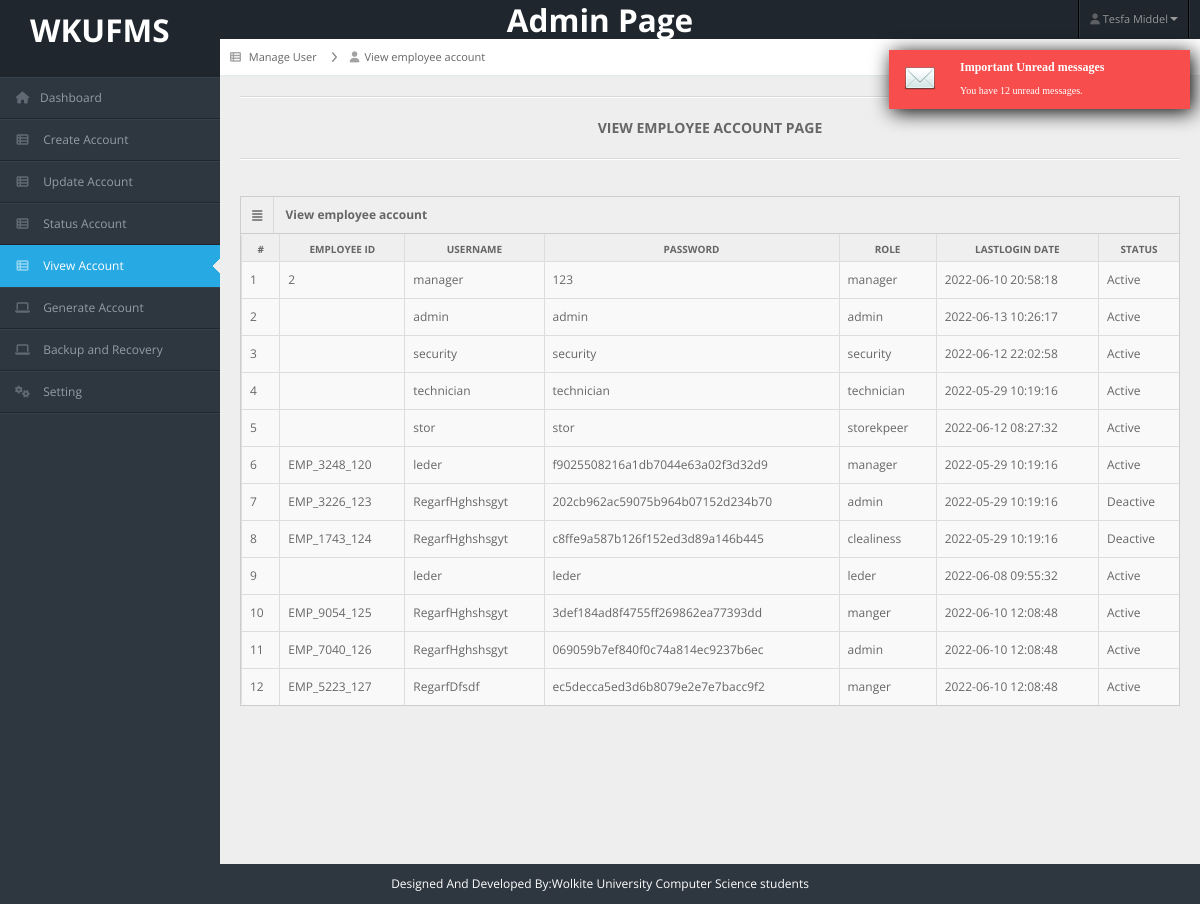
Page /admin/view_employee_account.php (signed in) on the earlier database version.
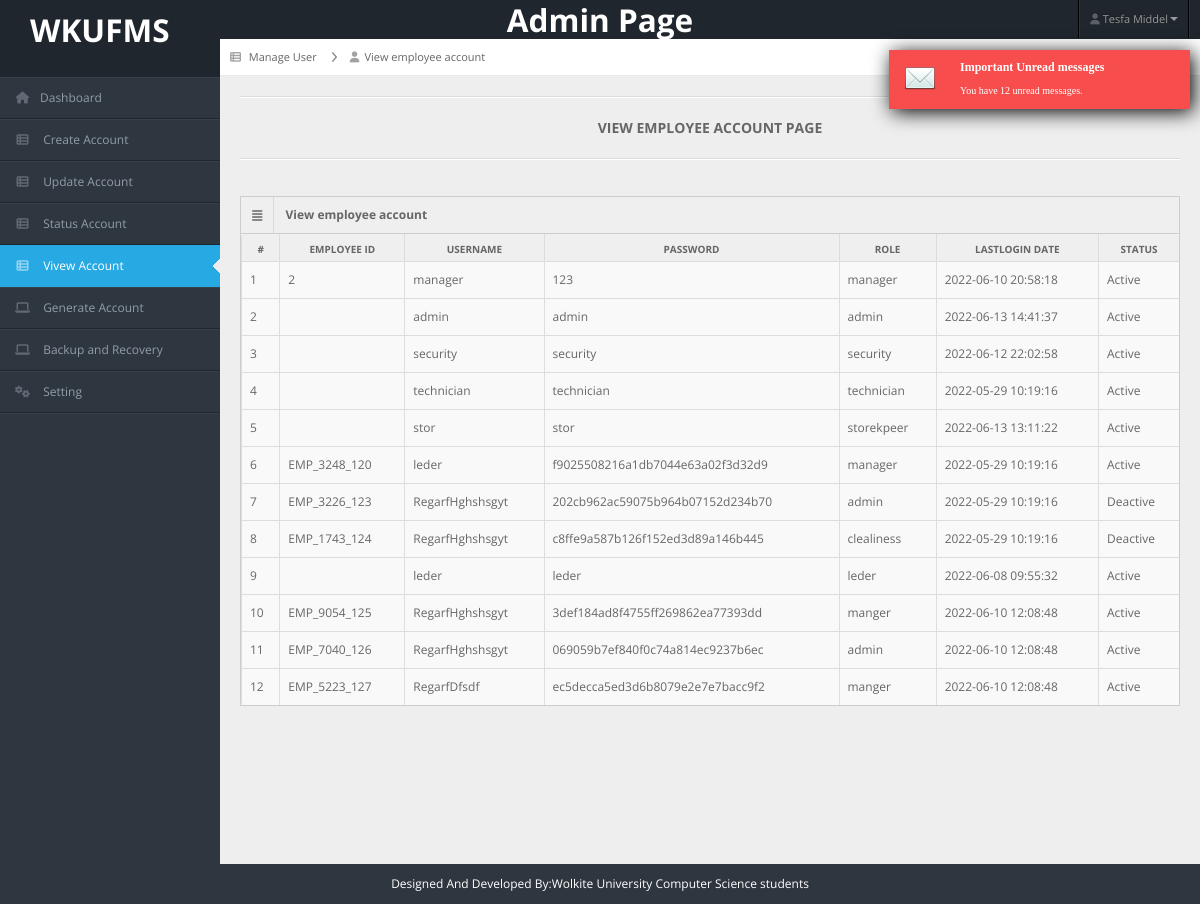
Same page on the later database version.
### tables this page shows
CREATE TABLE `eaccount` (
  `id` int(11) NOT NULL AUTO_INCREMENT,
  `emp_id` int(11) NOT NULL,
  `username` varchar(100) NOT NULL,
  `password` varchar(100) NOT NULL,
  `status` int(11) NOT NULL,
  `lastlogin` datetime NOT NULL,
  `role` varchar(100) NOT NULL,
  PRIMARY KEY (`id`),
  KEY `emp_id` (`emp_id`),
  CONSTRAINT `eaccount_ibfk_1` FOREIGN KEY (`emp_id`) REFERENCES `employee` (`id`) ON DELETE CASCADE ON UPDATE CASCADE
);

### admin/view_employee_account.php (the view, shortened to what this page needs)
<?php
include("header.php");
include("../connection.php");
?>
<div id="content">
    <div id="content-header">
        <div id="breadcrumb">
            <a href="#"><i class="icon icon-th-list"></i> <span>Manage User</span></a>
            <a href="view_employee_account.php" title="Go to employee account view page" class="tip-bottom">
                <i class="icon-user"></i>View employee account
            </a>
        </div>
    </div>
    <div class="container-fluid">
        <hr>
        <center>
            <h5>
                <margee>VIEW EMPLOYEE ACCOUNT PAGE</margee>
            </h5>
        </center>
        <hr>
        <div class="row-fluid">
            <div class="span12">
                <div class="widget-box">
                    <div class="widget-title"> <span class="icon"> <i class="icon-align-justify"></i> </span>
                        <h5>View employee account</h5>
                    </div>
                    <div class="widget-content nopadding">
                        <table class="table table-bordered table-striped">
                            <thead>
                                <tr>
                                    <th>#</th>
                                    <th>EMPLOYEE ID</th>
                                    <th>USERNAME</th>
                                    <th>PASSWORD</th>
                                    <th>ROLE</th>
                                    <th>LASTLOGIN DATE</th>
                                    <th>STATUS</th>
                                </tr>
                            </thead>
                            <tbody>
                                <?php
                                $n = 1;
                                $result = mysqli_query($con, "SELECT *from eaccount;");
                                $no_acc = mysqli_num_rows($result);
                                if ($no_acc > 0) {
                                    while ($row = mysqli_fetch_array($result)) {
                                        $e_id = $row["emp_id"];
                                        $sql = mysqli_query($con, "SELECT emp_id FROM employee where id='$e_id'") or die("error occured" . mysqli_error($con));
                                        $emp_id = mysqli_fetch_array($sql);
                                ?>
                                <tr>
                                    <td><?php echo $n; ?></td>
                                    <td><?php echo $emp_id["emp_id"]; ?></td>
                                    <td><?php echo $row["username"]; ?></td>
                                    <td><?php echo $row["password"]; ?></td>
                                    <td><?php echo $row["role"]; ?></td>
                                    <td><?php echo $row["lastlogin"]; ?></td>
                                    <td> <?php
                                                    if ($row["status"] == "1") {
                                                        echo "Active";
                                                    } else {
                                                        echo "Deactive";
                                                    }
                                                    ?>
                                </tr>
                                <?php
                                        $n++;
                                    }
                                }
                                ?>
                            </tbody>
                        </table>
                    </div>
                </div>
            </div>
        </div>
    </div>
</div>
<?php
include("footer.php");
?>

Differences in the rows shown:
changed eaccount (number 2 of 12 on the later page): lastlogin "2022-06-13 10:26:17" → "2022-06-13 14:41:37"
changed eaccount "stor": lastlogin "2022-06-12 08:27:32" → "2022-06-13 13:11:22"
